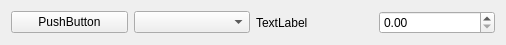
<?xml version="1.0" encoding="UTF-8"?>
<ui version="4.0">
 <class>Form</class>
 <widget class="QWidget" name="Form">
  <property name="geometry">
   <rect>
    <x>0</x>
    <y>0</y>
    <width>506</width>
    <height>45</height>
   </rect>
  </property>
  <property name="windowTitle">
   <string>Form</string>
  </property>
  <layout class="QHBoxLayout" name="horizontalLayout">
   <item>
    <widget class="QPushButton" name="pushButton">
     <property name="text">
      <string>PushButton</string>
     </property>
    </widget>
   </item>
   <item>
    <widget class="QComboBox" name="comboBox"/>
   </item>
   <item>
    <widget class="QLabel" name="label">
     <property name="text">
      <string>TextLabel</string>
     </property>
    </widget>
   </item>
   <item>
    <widget class="QDoubleSpinBox" name="doubleSpinBox"/>
   </item>
  </layout>
 </widget>
 <resources/>
 <connections/>
</ui>
